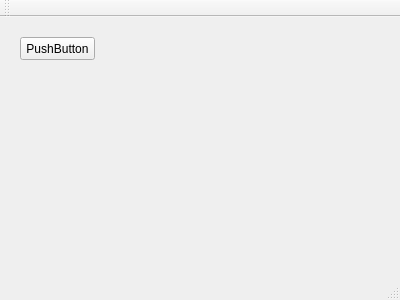
<?xml version="1.0" encoding="UTF-8"?>
<ui version="4.0">
 <class>MainWindow</class>
 <widget class="QMainWindow" name="MainWindow">
  <property name="geometry">
   <rect>
    <x>0</x>
    <y>0</y>
    <width>400</width>
    <height>300</height>
   </rect>
  </property>
  <property name="windowTitle">
   <string>MainWindow</string>
  </property>
  <widget class="QWidget" name="centralWidget">
   <widget class="QPushButton" name="pushButton">
    <property name="geometry">
     <rect>
      <x>20</x>
      <y>20</y>
      <width>75</width>
      <height>23</height>
     </rect>
    </property>
    <property name="text">
     <string>PushButton</string>
    </property>
   </widget>
  </widget>
  <widget class="QMenuBar" name="menuBar">
   <property name="geometry">
    <rect>
     <x>0</x>
     <y>0</y>
     <width>400</width>
     <height>21</height>
    </rect>
   </property>
  </widget>
  <widget class="QToolBar" name="mainToolBar">
   <attribute name="toolBarArea">
    <enum>TopToolBarArea</enum>
   </attribute>
   <attribute name="toolBarBreak">
    <bool>false</bool>
   </attribute>
  </widget>
  <widget class="QStatusBar" name="statusBar"/>
 </widget>
 <layoutdefault spacing="6" margin="11"/>
 <resources/>
 <connections>
  <connection>
   <sender>pushButton</sender>
   <signal>clicked()</signal>
   <receiver>MainWindow</receiver>
   <slot>close()</slot>
   <hints>
    <hint type="sourcelabel">
     <x>69</x>
     <y>68</y>
    </hint>
    <hint type="destinationlabel">
     <x>140</x>
     <y>114</y>
    </hint>
   </hints>
  </connection>
 </connections>
</ui>
